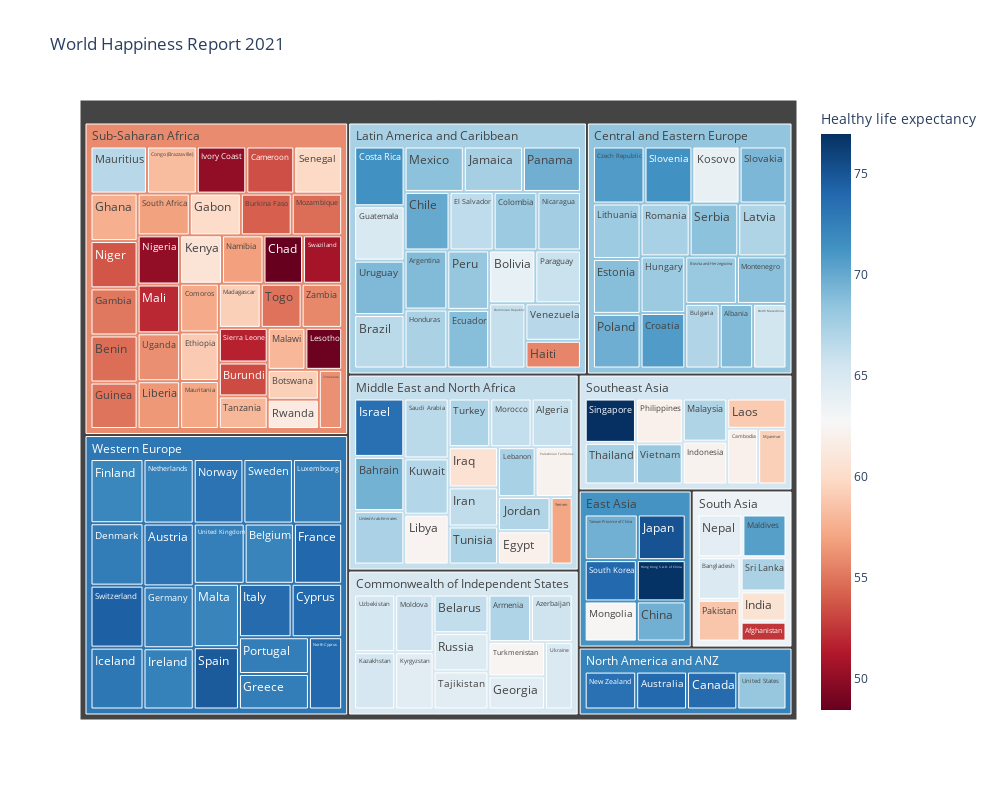

Write notebook code for a chart like this one.
### Code cell
fig = px.treemap(
    happiness_report_2021,
    path = ['Regional indicator', 'Country name'],
    values='Ladder score',
    title='World Happiness Report 2021',
    color='Healthy life expectancy',
    color_continuous_scale='RdBu',
    width=1000, 
    height=800
)

fig.show()

### Figure 1 — Plotly figure (JSON) as saved in the notebook; plotly's stock layout.template omitted (floating-point values rounded to 4 significant figures; data arrays with more than 128 entries replaced by an {"elided": "..."} marker saying what was removed)
{"data": [{"branchvalues": "total", "customdata": {"elided": "159x1 float values"}, "domain": {"x": [0, 1], "y": [0, 1]}, "hovertemplate": "labels=%{label}<br>Ladder score=%{value}<br>parent=%{parent}<br>id=%{id}<br>Healthy life expectancy=%{color}<extra></extra>", "ids": {"elided": "159 str values"}, "labels": {"elided": "159 str values"}, "marker": {"coloraxis": "coloraxis", "colors": {"elided": "159 float values"}}, "name": "", "parents": {"elided": "159 str values"}, "type": "treemap", "values": {"elided": "159 float values"}}], "layout": {"coloraxis": {"colorbar": {"title": {"text": "Healthy life expectancy"}}, "colorscale": [[0, "rgb(103,0,31)"], [0.1, "rgb(178,24,43)"], [0.2, "rgb(214,96,77)"], [0.3, "rgb(244,165,130)"], [0.4, "rgb(253,219,199)"], [0.5, "rgb(247,247,247)"], [0.6, "rgb(209,229,240)"], [0.7, "rgb(146,197,222)"], [0.8, "rgb(67,147,195)"], [0.9, "rgb(33,102,172)"], [1, "rgb(5,48,97)"]]}, "height": 800, "legend": {"tracegroupgap": 0}, "title": {"text": "World Happiness Report 2021"}, "width": 1000}}
